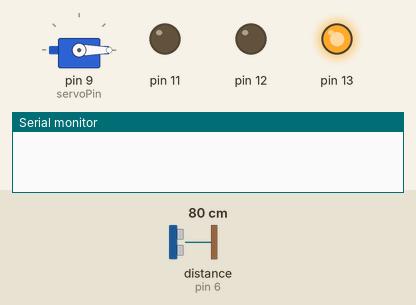
The sketch below on a simulated Arduino Uno, built with avr-gcc and run on an emulated ATmega328P. Parts: servo, output pins drawn as LEDs (lit = HIGH), the last lines printed to the serial monitor. Wiring (inferred from the names in the program): ultrasonic range finder: trigger pin 5; echo pin 6. Inputs (shaded band) come from the test bench; at power-on: distance to the obstacle (sensor on pin 6) 80 cm. The echo pulse lasts 58.3 µs per cm; pins used as bus, display or sensor lines are not drawn.

Above: at 1.3 s.
1.4 s: distance to the obstacle (sensor on pin 6) set to 23 cm
3.6 s: distance to the obstacle (sensor on pin 6) set to 18 cm
At 7.2 s:
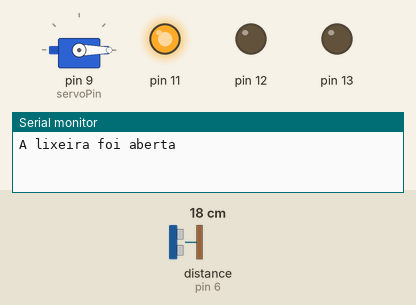
At 17.6 s:
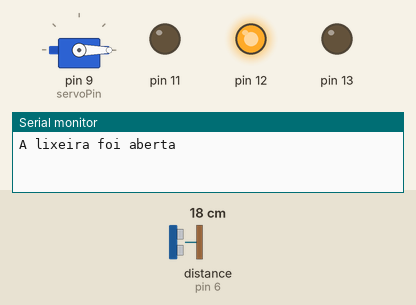
Timing chart, 0 to 20.5 s (numbered marks = the images above; inputs shaded):
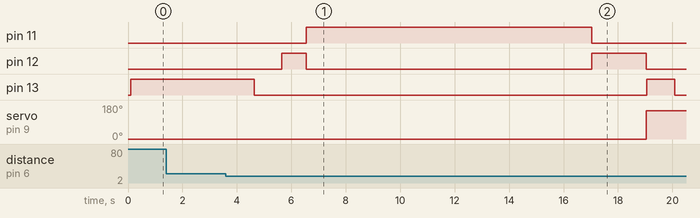

The sketch:

TheIntelligentTrashBin.ino
```cpp
//Rodrigo Queiroz de Francischi

#include <Servo.h>
Servo servo;
int trigPin = 5;
int echoPin = 6;
int servoPin = 9;
int led= 10;
long duration, distancia, average;
long aver[3];


void setup() {
  pinMode(13,OUTPUT);
  pinMode(12, OUTPUT);
  pinMode(11, OUTPUT);


    Serial.begin(9600);
    servo.attach(servoPin);
    pinMode(trigPin, OUTPUT);
    pinMode(echoPin, INPUT);
    servo.write(0);
    delay(100);
    servo.detach();
}

void measure() {
 digitalWrite(10,HIGH);
digitalWrite(trigPin, LOW);
delayMicroseconds(5);
digitalWrite(trigPin, HIGH);
delayMicroseconds(15);
digitalWrite(trigPin, LOW);
pinMode(echoPin, INPUT);
duration = pulseIn(echoPin, HIGH);
distancia = (duration/2) / 29.1;
}
void loop() {
  digitalWrite(13,1);
  digitalWrite(12,0);
  digitalWrite(11,0);

  for (int i=0;i<=2;i++) {
    measure();
   aver[i]=distancia;
    delay(10);
  }
 distancia=(aver[0]+aver[1]+aver[2])/3;

if ( distancia<20 ) {
  Serial.println("A lixeira foi aberta");
  delay(1000);
  digitalWrite(13,0);
  delay(1000);
  digitalWrite(12,1);
  delay(900);
  digitalWrite(12,0);
  digitalWrite(11,1);
 servo.attach(servoPin);
  delay(500);
 servo.write(0);
 delay(10000);
 digitalWrite(11,1);
 digitalWrite(11,0);
 digitalWrite(12,1);
 delay(2000);
 digitalWrite(12,0);
 servo.write(150);
 delay(10);
 Serial.println("A lixeira foi fechada");
 servo.detach();

}


}
```

Measured:
- the behaviour switches between 21 and 20 cm on distance to the obstacle (sensor on pin 6) (found by bisection; images 0 and 1)
- after the input at 1.4 s, every drawn part: stays the same
- after the input at 3.6 s, pin 11: LOW → HIGH after 2.9 s, → LOW 10.5 s later; pin 12: LOW → HIGH after 2.0 s, → LOW 0.90 s later, → HIGH 10.5 s later, → LOW 2.0 s later; pin 13: HIGH → LOW after 1.0 s, → HIGH 14.4 s later, → LOW 1.0 s later; servo on pin 9 (servoPin): 0° → 150° after 15.4 s
